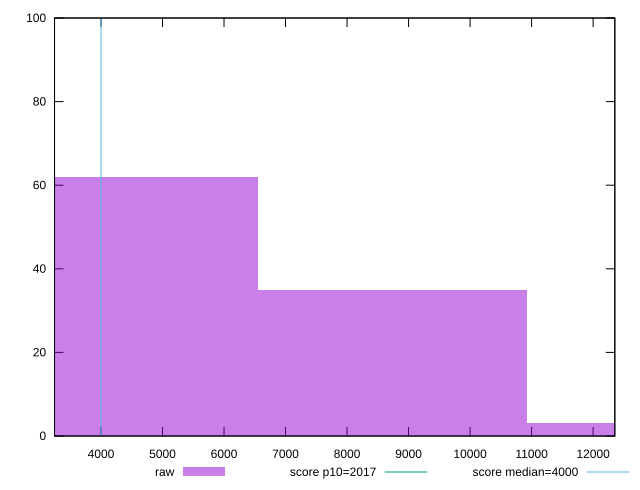

Generate this figure with gnuplot:
reset

$raw <<EOF
4370.796455402208 62
8741.592910804417 35
13112.389366206626 3
EOF

set key outside below
set boxwidth 4370.796455402208
set xrange [3244.892000000001:12352.87199999999]
set yrange [0:100]
set trange [0:100]
set style fill transparent solid 0.5 noborder

set parametric
set terminal svg size 640, 490 enhanced background rgb 'white'
set output "report_00015_2021-02-09T16-11-33.973Z/mainthread-work-breakdown/samples/pages+cached/raw/histogram.svg"

plot $raw title "raw" with boxes, \
     2017,t title "score p10=2017", \
     4000,t title "score median=4000"

reset
